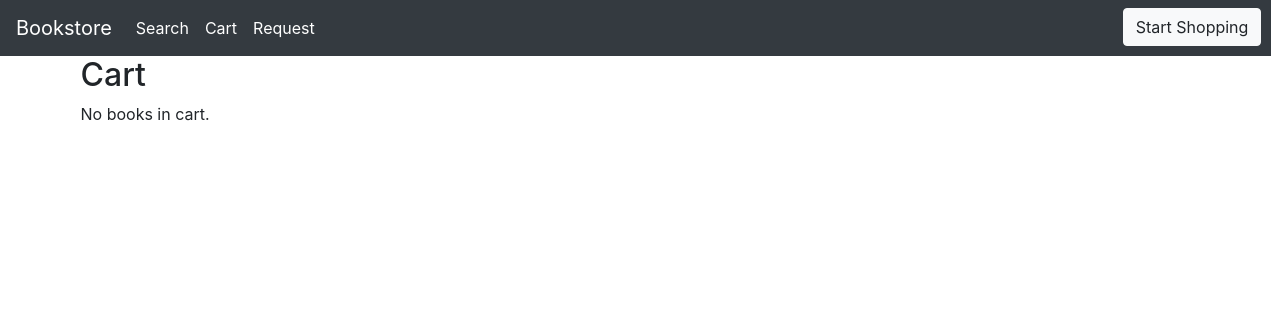
Before: /cart/ with the older database file.
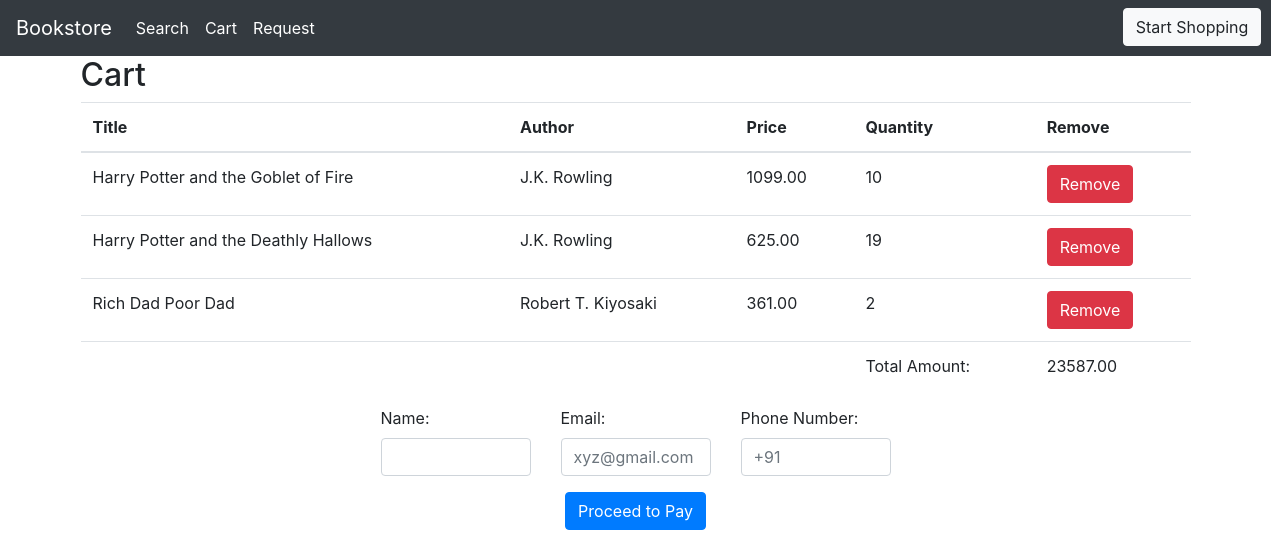
After: the same page with the newer database file.
### bookstore/models.py (models this page shows, shortened)
class Cart(models.Model):
    book = models.ForeignKey(Book, on_delete=models.CASCADE)
    quantity = models.IntegerField()

class Book(models.Model):
    title= models.CharField(max_length=50)
    author= models.CharField(max_length=50)
    publisher= models.CharField(max_length=50)
    price= models.DecimalField(max_digits=8, decimal_places=2)
    isbn= models.CharField(max_length=13,unique=True)
    image= models.ImageField(upload_to='static/images')
    genre= models.CharField(max_length=50,default="")

### bookstore/views.py (the view)
# urls.py: path("cart/", views.cart, name="cart"),
def cart(request):
    cart = Cart.objects.all()
    total_price=0
    for cart_item in cart: # find the total price of the cart
        total_price+=cart_item.book.price * cart_item.quantity
    return render(request, 'cart.html', {'cart': cart, 'total_price': total_price})

### templates/cart.html (shortened to what this page needs)
{% extends "base.html" %}
{% block content %}
<div class="container">
    <h2>Cart</h2>
    {% if cart %}
        <table class="table">
            <thead>
                <tr>
                    <th>Title</th>
                    <th>Author</th>
                    <th>Price</th>
                    <th>Quantity</th>
                    <th>Remove</th>
                </tr>
            </thead>
            <tbody>
                {% for item in cart %}
                    <tr>
                        <td>{{ item.book.title }}</td>
                        <td>{{ item.book.author }}</td>
                        <td>{{ item.book.price }}</td>
                        <td>{{ item.quantity }}</td>
                        <td>
                            <form method="post" action="{% url 'remove_from_cart' item.id %}">
                                <button type="submit" class="btn btn-danger">Remove</button>
                            </form>
                        </td>
                    </tr>
                {% endfor %}
            </tbody>
            <tfoot>
                <tr>
                    <td colspan="3"></td>
                    <td>Total Amount:</td>
                    <td>{{ total_price }}</td>
                </tr>
            </tfoot>
        </table>
        <div class="container">
        <div class="col-md-6 mx-auto">
        <form method="POST" action="{% url 'proceed_to_buy' %}" class="row justify-content-center">
            <div class="col-md-4">
                <label for="name" class="form-label">Name:</label>
                <input type="text" class="form-control" name='name' required>
            </div>
            <div class="col-md-4">
                <label for="email" class="form-label">Email:</label>
                <input type="email" class="form-control" name='email' placeholder="xyz@gmail.com" required>
            </div>
            <div class="col-md-4">
                <label for="phone" class="form-label">Phone Number:</label>
                <input type="tel" class="form-control" name='phone' placeholder="+91" required>
            </div>
            <div class="col-md-12 text-center mt-3">
                <button type="submit" class="btn btn-primary">Proceed to Pay</button>
            </div>
        </form>
        </div>
        </div>
    {% else %}
        <p>No books in cart.</p>
    {% endif %}
</div>
{% endblock %}

### templates/base.html (shortened to what this page needs)
<!doctype html>
<html lang="en">
  <head>
    <link rel="stylesheet" href="https://cdn.jsdelivr.net/npm/bootstrap@4.0.0/dist/css/bootstrap.min.css">
  </head>
  <body>
    <nav class="navbar navbar-expand-lg navbar-dark bg-dark">
    <a class="navbar-brand" href={% url 'home' %}>Bookstore</a>
    <div class="collapse navbar-collapse" id="navbarNav">
        <ul class="navbar-nav">
            <li class="nav-item active">
                <a class="nav-link" href={% url 'search' %}>Search <span class="sr-only">(current)</span></a>
            </li>
            <li class="nav-item active">
                <a class="nav-link" href={% url 'cart' %}>Cart <span class="sr-only">(current)</span></a>
            </li>
            <li class="nav-item active">
                <a class="nav-link" href={% url 'procure' %}>Request<span class="sr-only">(current)</span></a>
            </li>
            <li>
                <form action="{% url 'clear_cart' %}" method="post">
                    <button type="submit" class="btn btn-light custom-button" style="margin-left:800px;">Start Shopping</button>
                </form>
            </li>
        </ul>
    </div>
    </nav>
    {% block content %}
    {% endblock %}
  </body>
</html>

Changed rows visible on the page:
added Cart: book "Harry Potter and the Goblet of Fire", book.author "J.K. Rowling", book.price "1099.00", quantity "10"
added Cart: book "Harry Potter and the Deathly Hallows", book.author "J.K. Rowling", book.price "625.00", quantity "19"
added Cart: book "Rich Dad Poor Dad", book.author "Robert T. Kiyosaki", book.price "361.00", quantity "2"
Other visible differences:
{{ total_price }}: (not shown) → "23587.00"
text no longer shown: "No books in cart."
text now shown: "Title Author Price Quantity Remove Total Amount: Name: Email: Phone Number: Proceed to Pay"
